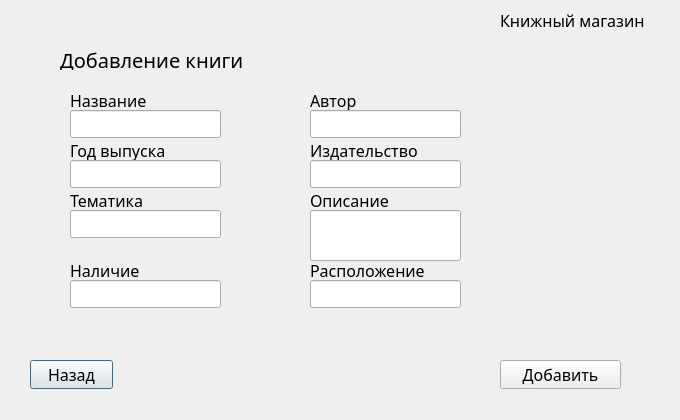
<?xml version="1.0" encoding="UTF-8"?>
<ui version="4.0">
 <class>AddBook</class>
 <widget class="QDialog" name="AddBook">
  <property name="geometry">
   <rect>
    <x>0</x>
    <y>0</y>
    <width>680</width>
    <height>420</height>
   </rect>
  </property>
  <property name="font">
   <font>
    <family>Sitka Display</family>
    <pointsize>12</pointsize>
   </font>
  </property>
  <property name="windowTitle">
   <string>Dialog</string>
  </property>
  <widget class="QLabel" name="label">
   <property name="geometry">
    <rect>
     <x>500</x>
     <y>10</y>
     <width>161</width>
     <height>20</height>
    </rect>
   </property>
   <property name="text">
    <string>Книжный магазин</string>
   </property>
  </widget>
  <widget class="QLabel" name="labelAddingBookInfo">
   <property name="geometry">
    <rect>
     <x>60</x>
     <y>50</y>
     <width>201</width>
     <height>20</height>
    </rect>
   </property>
   <property name="font">
    <font>
     <family>Sitka Display</family>
     <pointsize>15</pointsize>
    </font>
   </property>
   <property name="text">
    <string>Добавление книги</string>
   </property>
  </widget>
  <widget class="QLabel" name="labelName">
   <property name="geometry">
    <rect>
     <x>70</x>
     <y>90</y>
     <width>91</width>
     <height>20</height>
    </rect>
   </property>
   <property name="text">
    <string>Название</string>
   </property>
  </widget>
  <widget class="QLabel" name="labelYear">
   <property name="geometry">
    <rect>
     <x>70</x>
     <y>140</y>
     <width>111</width>
     <height>20</height>
    </rect>
   </property>
   <property name="text">
    <string>Год выпуска</string>
   </property>
  </widget>
  <widget class="QLabel" name="labelTheme">
   <property name="geometry">
    <rect>
     <x>70</x>
     <y>190</y>
     <width>91</width>
     <height>20</height>
    </rect>
   </property>
   <property name="text">
    <string>Тематика</string>
   </property>
  </widget>
  <widget class="QLabel" name="labelAuthor">
   <property name="geometry">
    <rect>
     <x>310</x>
     <y>90</y>
     <width>63</width>
     <height>20</height>
    </rect>
   </property>
   <property name="text">
    <string>Автор</string>
   </property>
  </widget>
  <widget class="QLabel" name="labelPublish">
   <property name="geometry">
    <rect>
     <x>310</x>
     <y>140</y>
     <width>121</width>
     <height>20</height>
    </rect>
   </property>
   <property name="text">
    <string>Издательство</string>
   </property>
  </widget>
  <widget class="QLabel" name="labelDescrip">
   <property name="geometry">
    <rect>
     <x>310</x>
     <y>190</y>
     <width>131</width>
     <height>20</height>
    </rect>
   </property>
   <property name="text">
    <string>Описание</string>
   </property>
  </widget>
  <widget class="QLabel" name="labelQuant">
   <property name="geometry">
    <rect>
     <x>70</x>
     <y>260</y>
     <width>91</width>
     <height>20</height>
    </rect>
   </property>
   <property name="text">
    <string>Наличие</string>
   </property>
  </widget>
  <widget class="QLabel" name="labelPlace">
   <property name="geometry">
    <rect>
     <x>310</x>
     <y>260</y>
     <width>131</width>
     <height>20</height>
    </rect>
   </property>
   <property name="text">
    <string>Расположение</string>
   </property>
  </widget>
  <widget class="QLineEdit" name="lineEditName">
   <property name="geometry">
    <rect>
     <x>70</x>
     <y>110</y>
     <width>151</width>
     <height>28</height>
    </rect>
   </property>
  </widget>
  <widget class="QLineEdit" name="lineEditAuthor">
   <property name="geometry">
    <rect>
     <x>310</x>
     <y>110</y>
     <width>151</width>
     <height>28</height>
    </rect>
   </property>
  </widget>
  <widget class="QLineEdit" name="lineEditPublish">
   <property name="geometry">
    <rect>
     <x>310</x>
     <y>160</y>
     <width>151</width>
     <height>28</height>
    </rect>
   </property>
  </widget>
  <widget class="QLineEdit" name="lineEditYear">
   <property name="geometry">
    <rect>
     <x>70</x>
     <y>160</y>
     <width>151</width>
     <height>28</height>
    </rect>
   </property>
  </widget>
  <widget class="QLineEdit" name="lineEditTheme">
   <property name="geometry">
    <rect>
     <x>70</x>
     <y>210</y>
     <width>151</width>
     <height>28</height>
    </rect>
   </property>
  </widget>
  <widget class="QLineEdit" name="lineEditQuant">
   <property name="geometry">
    <rect>
     <x>70</x>
     <y>280</y>
     <width>151</width>
     <height>28</height>
    </rect>
   </property>
  </widget>
  <widget class="QLineEdit" name="lineEditPlace">
   <property name="geometry">
    <rect>
     <x>310</x>
     <y>280</y>
     <width>151</width>
     <height>28</height>
    </rect>
   </property>
  </widget>
  <widget class="QPushButton" name="pushButtonBackToAddPackage">
   <property name="geometry">
    <rect>
     <x>30</x>
     <y>360</y>
     <width>83</width>
     <height>29</height>
    </rect>
   </property>
   <property name="text">
    <string>Назад</string>
   </property>
  </widget>
  <widget class="QPushButton" name="pushButtonAddBookInfo">
   <property name="geometry">
    <rect>
     <x>500</x>
     <y>360</y>
     <width>121</width>
     <height>29</height>
    </rect>
   </property>
   <property name="text">
    <string>Добавить</string>
   </property>
  </widget>
  <widget class="QLineEdit" name="lineEditDesc">
   <property name="geometry">
    <rect>
     <x>310</x>
     <y>210</y>
     <width>151</width>
     <height>51</height>
    </rect>
   </property>
  </widget>
 </widget>
 <resources/>
 <connections/>
</ui>
